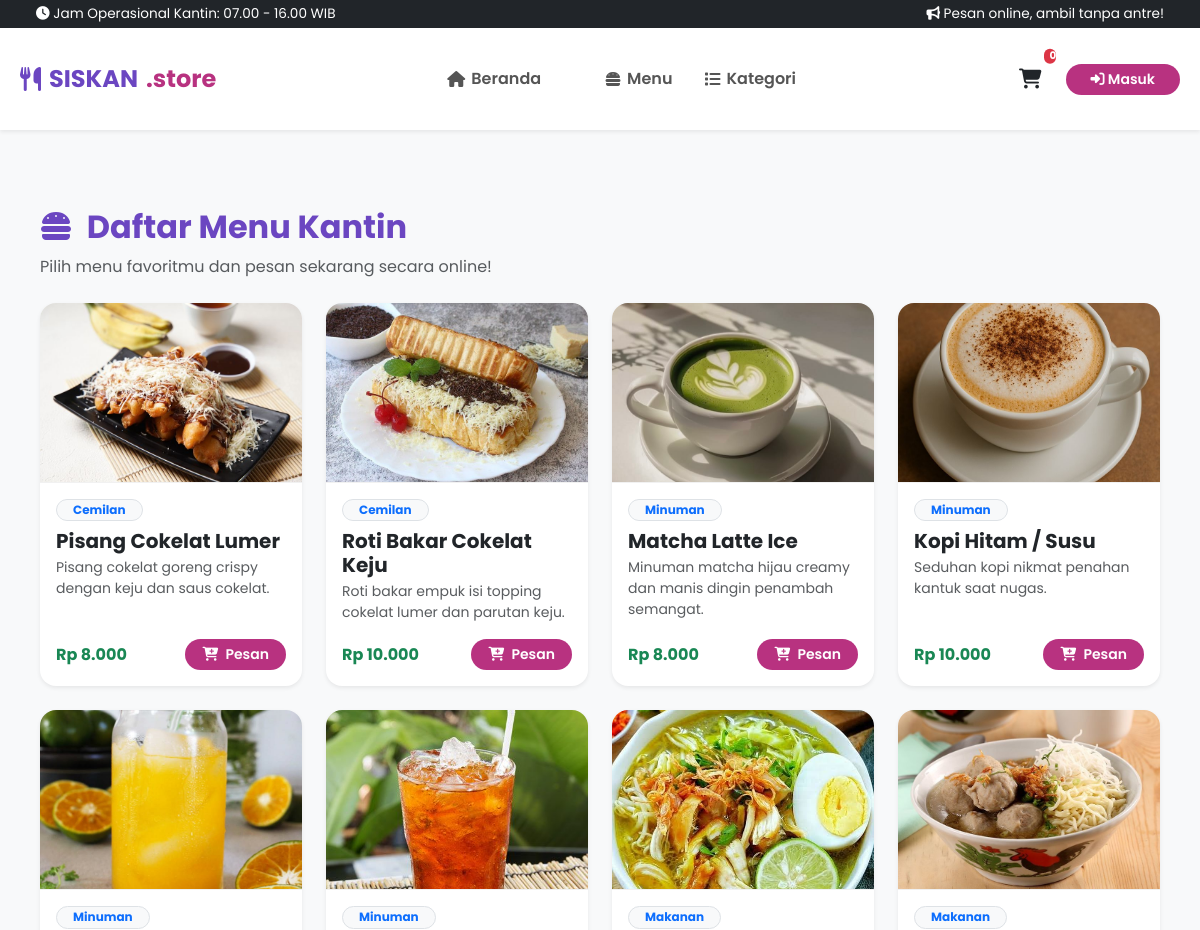
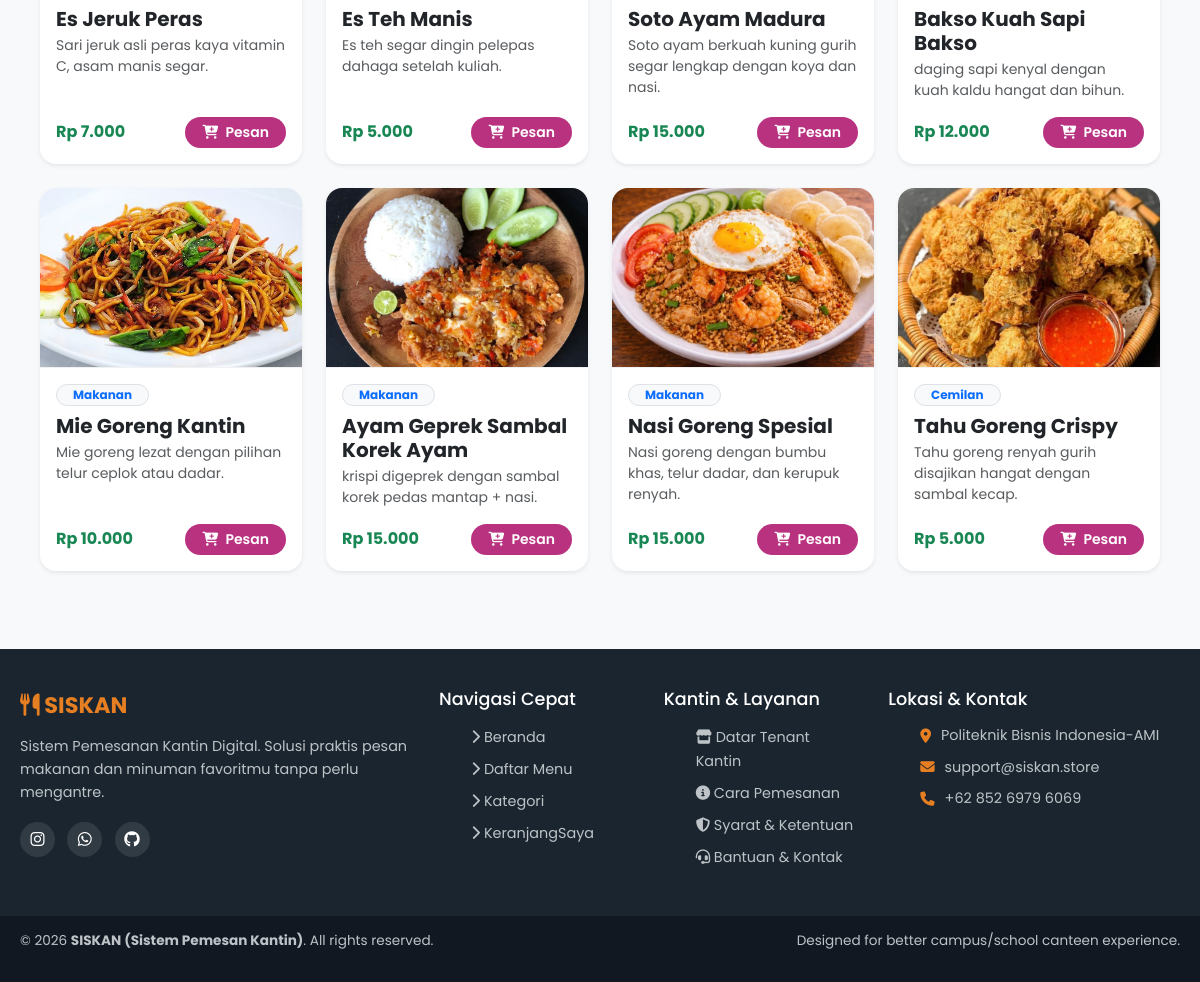
The page /index.php?page=products on the database its author committed (2 pictures, top to bottom).
### tables this page shows
CREATE TABLE `products` (
  `id` int(11) NOT NULL,
  `nama` varchar(100) NOT NULL,
  `kategori` varchar(50) NOT NULL,
  `harga` int(11) NOT NULL,
  `deskripsi` text DEFAULT NULL,
  `gambar` varchar(255) DEFAULT 'default.jpg',
  `created_at` timestamp NOT NULL DEFAULT current_timestamp()
);

### app/controllers/ProductController.php (called while the page is built, shortened)
<?php
class ProductController {
    private $conn;
    public function __construct() {
        global $conn;
        $this->conn = $conn;
    }
    public function index() {
        try {
            $stmt = $this->conn->prepare("SELECT * FROM products ORDER BY id DESC");
            $stmt->execute();
            $products = $stmt->fetchAll(PDO::FETCH_ASSOC);
        } catch (PDOException $e) {
            $products = [];
        }
        require_once __DIR__ . '/../../views/pages/products.php';
    }
}

### views/pages/products.php (the view)
<?php
require_once __DIR__ . '/../components/header.php';
?>
<div class="container my-4">
    <div class="mb-4">
        <h2 class="fw-bold" style="color: #6B46C1;"><i class="fa-solid fa-burger me-2"></i> Daftar Menu Kantin</h2>
        <p class="text-muted">Pilih menu favoritmu dan pesan sekarang secara online!</p>
    </div>
    <div class="row g-4">
        <?php if (empty($products)): ?>
            <div class="col-12 text-center py-5">
                <p class="text-muted fs-5">Belum ada menu yang tersedia saat ini.</p>
            </div>
        <?php else: ?>
            <?php foreach ($products as $item): ?>
                <div class="col-md-3 col-sm-6">
                    <div class="card h-100 border-0 shadow-sm rounded-4 overflow-hidden">
                        <img src="<?= htmlspecialchars($item['gambar']) ?>" class="card-img-top" alt="<?= htmlspecialchars($item['nama']) ?>" style="height: 180px; object-fit: cover;" onerror="this.src='https://via.placeholder.com/300x180?text=SISKAN.store'">
                        <div class="card-body d-flex flex-column">
                            <span class="badge bg-light text-primary border rounded-pill align-self-start mb-2 px-3 small">
                                <?= htmlspecialchars($item['kategori'] ?? 'Umum') ?>
                            </span>
                            <h5 class="card-title fw-bold text-dark mb-1"><?= htmlspecialchars($item['nama']) ?></h5>
                            <p class="text-muted small mb-3 flex-grow-1"><?= htmlspecialchars($item['deskripsi'] ?? '-') ?></p>
                            <div class="d-flex align-items-center justify-content-between mt-auto">
                                <span class="fw-bold text-success">Rp <?= number_format($item['harga'], 0, ',', '.') ?></span>
                                <a href="/index.php?action=add_to_cart&id=<?= $item['id'] ?>&nama=<?= urlencode($item['nama']) ?>&harga=<?= $item['harga'] ?>&gambar=<?= urlencode($item['gambar']) ?>" class="btn btn-sm text-white rounded-pill px-3 fw-semibold" style="background-color: #B83280;">
                                    <i class="fa-solid fa-cart-plus me-1"></i> Pesan
                                </a>
                            </div>
                        </div>
                    </div>
                </div>
            <?php endforeach; ?>
        <?php endif; ?>
    </div>
</div>
<?php
require_once __DIR__ . '/../components/footer.php';
?>

### public/index.php (shortened to what this page needs)
<?php
require_once __DIR__ . '/../app/helpers/database.php';
require_once __DIR__ . '/../app/controllers/ProductController.php';
$authController = new AuthController($conn);
$path = parse_url($_SERVER['REQUEST_URI'], PHP_URL_PATH);
$page = $_GET['page'] ?? 'home';
if (str_contains($path, '/services')) {
} elseif ($page === 'home') {
    require_once __DIR__ . '/../views/pages/home.php';
} elseif ($page === 'products') {
    $controller = new ProductController();
    $controller->index();
} elseif ($page === 'login') {
    $authController->loginForm();
} elseif ($page === 'register') {
    $authController->registerForm();
} elseif ($page === 'cart') {
    require_once __DIR__ . '/../views/pages/cart.php';
} elseif ($page === 'order_detail') {
    require_once __DIR__ . '/../views/pages/order_detail.php';
} elseif ($page === 'detail') {
    require_once __DIR__ . '/../views/pages/detail.php';
} elseif ($page === 'admin_dashboard') {
    if (!isset($_SESSION['user_id']) || ($_SESSION['role'] ?? '') !== 'admin') {
        echo "<script>alert('Akses ditolak! Anda bukan admin.'); window.location.href='/index.php?page=login';</script>";
        exit;
    }
    require_once __DIR__ . '/../views/pages/admin_dashboard.php';
} else {
    require_once __DIR__ . '/../views/pages/home.php';
}

### views/components/header.php (shortened to what this page needs)
<!DOCTYPE html>
<html lang="id">
<head>
    <link rel="stylesheet" href="https://cdnjs.cloudflare.com/ajax/libs/font-awesome/6.4.0/css/all.min.css">
    <link href="https://cdn.jsdelivr.net/npm/bootstrap@5.3.0/dist/css/bootstrap.min.css" rel="stylesheet">
    <link rel="stylesheet" href="css/style.css">
</head>
<body>
    <div class="top-bar bg-dark text-white py-1 px-3 small">
        <div class="container d-flex justify-content-between">
            <span><i class="fa-solid fa-clock"></i> Jam Operasional Kantin: 07.00 - 16.00 WIB</span>
            <span><i class="fa-solid fa-bullhorn"></i> Pesan online, ambil tanpa antre!</span>
        </div>
    </div>
    <header class="main-header navbar navbar-expand-lg bg-white shadow-sm py-3">
        <div class="container header-container">
            <a href="/index.php?page=home" class="brand-logo navbar-brand fw-bold text-decoration-none" style="color: #6B46C1;">
                <i class="fa-solid fa-utensils"></i> SISKAN<span style="color: #B83280;">.store</span>
            </a>
            <nav class="nav-menu navbar-nav mx-auto gap-3">
                <a href="/index.php?page=home" class="nav-link fw-semibold <?= (!isset($_GET['page']) || $_GET['page'] == 'home') ? 'active text-primary' : '' ?>">
                    <i class="fa-solid fa-house"></i> Beranda
                </a>
                <a href="/index.php?page=products" class="nav-link fw-semibold <?= (isset($_GET['page']) && $_GET['page'] == 'products') ? 'active text-primary' : '' ?>">
                    <a href="/index.php?page=products" class="nav-link fw-semibold">
                        <i class="fa-solid fa-burger"></i> Menu
                    </a>
                </a>
                <a href="/index.php?page=categories" class="nav-link fw-semibold <?= (isset($_GET['page']) && $_GET['page'] == 'categories') ? 'active text-primary' : '' ?>">
                    <i class="fa-solid fa-list"></i> Kategori
                </a>
            </nav>
            <div class="header-actions d-flex align-items-center gap-3">
                <a href="/index.php?page=cart" class="btn-cart position-relative text-dark text-decoration-none fs-5" title="Keranjang Belanja">
                    <i class="fa-solid fa-cart-shopping"></i>
                    <span class="cart-badge badge rounded-pill bg-danger position-absolute top-0 start-100 translate-middle" style="font-size: 0.65rem;">
                        <?= isset($_SESSION['cart']) ? count($_SESSION['cart']) : 0; ?>
                    </span>
                </a>
                <?php if (isset($_SESSION['user_nama'])): ?>
                    <span class="user-greeting small fw-semibold text-muted">Halo, <?= htmlspecialchars($_SESSION['user_nama']) ?></span>
                    <?php if (($_SESSION['role'] ?? '') === 'admin'): ?>
                        <a href="/index.php?page=admin_dashboard" class="btn btn-sm btn-outline-primary rounded-pill px-3">Dashboard</a>
                    <?php endif; ?>
                    <a href="/index.php?action=logout" class="btn btn-sm btn-outline-danger rounded-pill px-3"><i class="fa-solid fa-right-from-bracket"></i> Keluar</a>
                <?php else: ?>
                    <a href="/index.php?page=login" class="btn btn-sm text-white rounded-pill px-4 fw-semibold" style="background-color: #B83280;"><i class="fa-solid fa-right-to-bracket"></i> Masuk</a>
                <?php endif; ?>
            </div>
        </div>
    </header>
    <main class="main-content container my-4">

### views/components/footer.php (shortened to what this page needs)
</main>
    <footer class="main-footer">
        <div class="container footer-grid">
            <div class="footer-col brand-col">
                <a href="/" class="footer-logo">
                    <i class="fa-solid fa-utensils"></i> SISKAN
                </a>
                <p class="footer-desc">
                    Sistem Pemesanan Kantin Digital. Solusi praktis pesan makanan dan minuman favoritmu tanpa perlu mengantre.
                </p>
                <div class="social-links">
                    <a href="https://www.instagram.com/bookv4ult?obrf=N3dhZWZ6bnVtcDho" aria-label="Instagram"><i class="fa-brands fa-instagram"></i></a>
                    <a href="https://wa.me/6283834674849" aria-label="WhatsApp"><i class="fa-brands fa-whatsapp"></i></a>
                    <a href="https://github.com/Krisanti1/TeamWork_PW2_Kel03.git" aria-label="GitHub"><i class="fa-brands fa-github"></i></a>
                </div>
            </div>
            <div class="footer-col">
                <h4 class="footer-title">Navigasi Cepat</h4>
                <ul class="footer-links">
                    <li><a href="index.php"><i class="fa-solid fa-chevron-right"></i> Beranda</a></li>
                    <li><a href="index.php?page=products"><i class="fa-solid fa-chevron-right"></i> Daftar Menu</a></li>
                    <li><a href="index.php?page=categories"><i class="fa-solid fa-chevron-right"></i> Kategori</a></li>
                    <li><a href="index.php?page=cart"><i class="fa-solid fa-chevron-right"></i> KeranjangSaya</a></li>
                </ul>
            </div>
            <div class="footer-col">
                <h4 class="footer-title">Kantin & Layanan</h4>
                <ul class="footer-links">
                    <li><a href="#"><i class="fa-solid fa-store"></i> Datar Tenant Kantin</a></li>
                    <li><a href="#"><i class="fa-solid fa-circle-info"></i> Cara Pemesanan</a></li>
                    <li><a href="#"><i class="fa-solid fa-shield-halved"></i> Syarat & Ketentuan</a></li>
                    <li><a href="#"><i class="fa-solid fa-headset"></i> Bantuan & Kontak</a></li>
                </ul>
            </div>
            <div class="footer-col">
                <h4 class="footer-title">Lokasi & Kontak</h4>
                <ul class="contact-info">
                    <li>
                        <i class="fa-solid fa-location-dot"></i>
                        <span>Politeknik Bisnis Indonesia-AMI</span>
                    </li>
                    <li>
                        <i class="fa-solid fa-envelope"></i>
                        <span>support@siskan.store</span>
                    </li>
                    <li>
                        <i class="fa-solid fa-phone"></i>
                        <span>+62 852 6979 6069</span>
                    </li>
                </ul>
            </div>
        </div>
        <div class="footer-bottom">
            <div class="container footer-bottom-content">
                <p>&copy; <?= date('Y'); ?> <strong>SISKAN (Sistem Pemesan Kantin)</strong>. All rights reserved.</p>
                <p>Designed for better campus/school canteen experience.</p>
            </div>
        </div>
    </footer>
</body>
</html>

### public/css/style.css (style rules this page uses)
* { margin: 0; padding: 0; box-sizing: border-box; font-family: 'Poppins', sans-serif; }
body { background-color: #f8f9fa; color: #333; display: flex; flex-direction: column; min-height: 100vh; }
.container { max-width: 1200px; margin: 0 auto; padding: 0 20px; }
.main-content { flex: 1; padding: 30px 20px; }
.top-bar { background-color: #2c3e50; color: #ecf0f1; font-size: 0.85rem; padding: 6px 0; }
.main-header { background: #ffffff; box-shadow: 0 2px 10px rgba(0, 0, 0, 0.08); position: sticky; top: 0; z-index: 1000; }
.header-container { display: flex; align-items: center; justify-content: space-between; height: 70px; }
.brand-logo { font-size: 1.5rem; font-weight: 700; color: #e67e22; text-decoration: none; display: flex; align-items: center; gap: 8px; }
.nav-menu { display: flex; gap: 25px; }
.nav-link { text-decoration: none; color: #555; font-weight: 500; transition: color 0.3s; display: flex; align-items: center; gap: 6px; }
.nav-link:hover, .nav-link.active { color: #e67e22; }
.header-actions { display: flex; align-items: center; gap: 15px; }
.btn-cart { position: relative; font-size: 1.2rem; color: #2c3e50; text-decoration: none; padding: 8px; }
.cart-badge { position: absolute; top: 0; right: 0; background: #e74c3c; color: white; font-size: 0.7rem; font-weight: bold; border-radius: 50%; padding: 2px 6px; }
.main-footer { background: #1a252f; color: #bdc3c7; margin-top: auto; padding-top: 40px; }
.footer-grid { display: grid; grid-template-columns: 2fr 1fr 1fr 1.5fr; gap: 30px; padding-bottom: 30px; }
.footer-logo { font-size: 1.4rem; color: #e67e22; font-weight: 700; text-decoration: none; }
.footer-desc { font-size: 0.9rem; margin: 12px 0 18px; line-height: 1.6; }
.social-links a { color: #fff; background: rgba(255, 255, 255, 0.1); width: 35px; height: 35px; display: inline-flex; align-items: center; justify-content: center; border-radius: 50%; margin-right: 8px; text-decoration: none; transition: 0.3s; }
.footer-title { color: #fff; font-size: 1.1rem; margin-bottom: 15px; }
.footer-links { list-style: none; }
.footer-links li { margin-bottom: 8px; }
.footer-links a { color: #bdc3c7; text-decoration: none; font-size: 0.9rem; transition: 0.3s; }
.contact-info { list-style: none; font-size: 0.9rem; }
.contact-info li { display: flex; align-items: center; gap: 10px; margin-bottom: 10px; }
.contact-info i { color: #e67e22; }
.footer-bottom { background: #111822; padding: 15px 0; font-size: 0.85rem; border-top: 1px solid rgba(255, 255, 255, 0.05); }
.footer-bottom-content { display: flex; justify-content: space-between; }
.card { transition: transform 0.3s ease, box-shadow 0.3s ease; }
.card-img-top { border-bottom: 1px solid #f1f1f1; transition: transform 0.3s ease; }

### rows shown on the page
products: gambar (picture), kategori "Cemilan", nama "Pisang Cokelat Lumer", deskripsi "Pisang cokelat goreng crispy dengan keju dan saus cokelat.", harga "8.000"
products: gambar (picture), kategori "Cemilan", nama "Roti Bakar Cokelat Keju", deskripsi "Roti bakar empuk isi topping cokelat lumer dan parutan keju.", harga "10.000"
products: gambar (picture), kategori "Minuman", nama "Matcha Latte Ice", deskripsi "Minuman matcha hijau creamy dan manis dingin penambah semangat.", harga "8.000"
products: gambar (picture), kategori "Minuman", nama "Kopi Hitam / Susu", deskripsi "Seduhan kopi nikmat penahan kantuk saat nugas.", harga "10.000"
products: gambar (picture), kategori "Minuman", nama "Es Jeruk Peras", deskripsi "Sari jeruk asli peras kaya vitamin C, asam manis segar.", harga "7.000"
products: gambar (picture), kategori "Minuman", nama "Es Teh Manis", deskripsi "Es teh segar dingin pelepas dahaga setelah kuliah.", harga "5.000"
products: gambar (picture), kategori "Makanan", nama "Soto Ayam Madura", deskripsi "Soto ayam berkuah kuning gurih segar lengkap dengan koya dan nasi.", harga "15.000"
products: gambar (picture), kategori "Makanan", nama "Bakso Kuah Sapi Bakso", deskripsi "daging sapi kenyal dengan kuah kaldu hangat dan bihun.", harga "12.000"
products: gambar (picture), kategori "Makanan", nama "Mie Goreng Kantin", deskripsi "Mie goreng lezat dengan pilihan telur ceplok atau dadar.", harga "10.000"
products: gambar (picture), kategori "Makanan", nama "Ayam Geprek Sambal Korek Ayam", deskripsi "krispi digeprek dengan sambal korek pedas mantap + nasi.", harga "15.000"
products: gambar (picture), kategori "Makanan", nama "Nasi Goreng Spesial", deskripsi "Nasi goreng dengan bumbu khas, telur dadar, dan kerupuk renyah.", harga "15.000"
products: gambar (picture), kategori "Cemilan", nama "Tahu Goreng Crispy", deskripsi "Tahu goreng renyah gurih disajikan hangat dengan sambal kecap.", harga "5.000"
